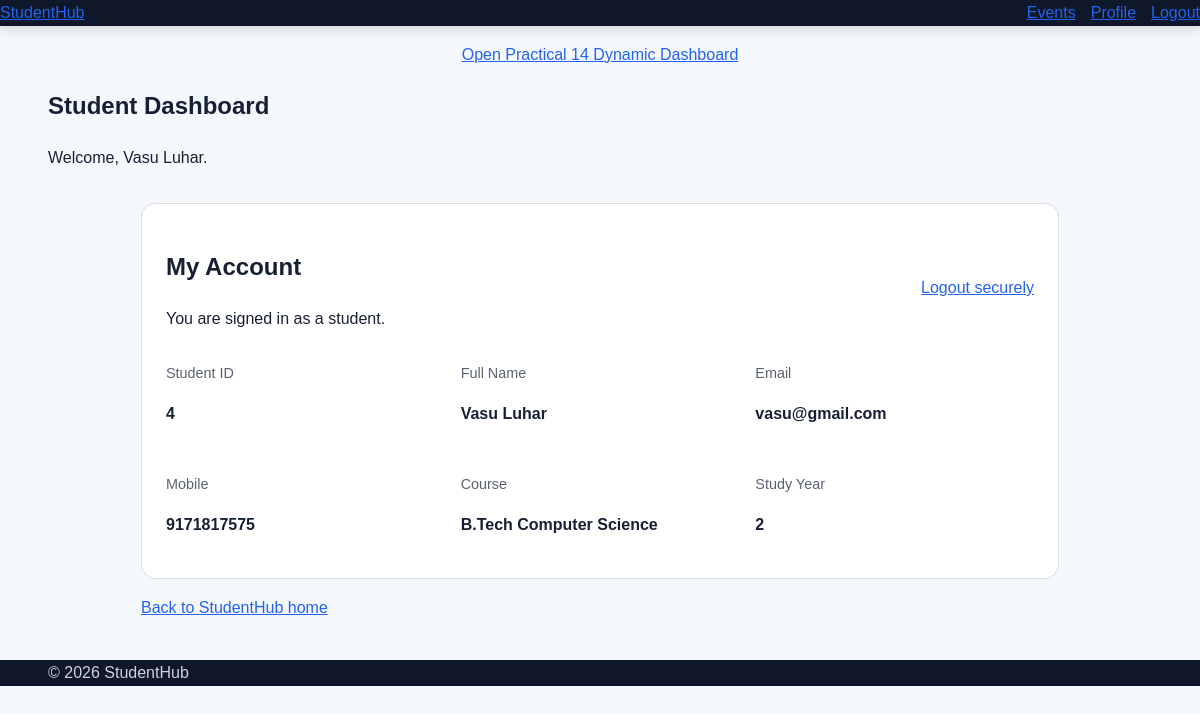
/StudentHub-14/student-dashboard.php (signed in), run on the app's committed database.
### tables this page shows
CREATE TABLE `students` (
  `student_id` int(10) UNSIGNED NOT NULL,
  `full_name` varchar(100) NOT NULL,
  `email` varchar(150) NOT NULL,
  `mobile` varchar(15) DEFAULT NULL,
  `course` varchar(100) DEFAULT NULL,
  `study_year` tinyint(3) UNSIGNED DEFAULT NULL,
  `password_hash` varchar(255) DEFAULT NULL,
  `role` enum('admin','student') NOT NULL DEFAULT 'student',
  `created_at` timestamp NOT NULL DEFAULT current_timestamp()
);

### StudentHub-14/student-dashboard.php (the view, shortened to what this page needs)
<?php
require_once __DIR__ . '/config/auth.php';
$stmt = $pdo->prepare('SELECT student_id, full_name, email, mobile, course, study_year, created_at FROM students WHERE student_id = :id LIMIT 1');
$stmt->execute(['id' => (int)$_SESSION['student_id']]);
$student = $stmt->fetch();
function e_student(string $value): string { return htmlspecialchars($value, ENT_QUOTES, 'UTF-8'); }
?>
<!DOCTYPE html><html lang="en"><head><meta charset="UTF-8"><meta name="viewport" content="width=device-width, initial-scale=1.0">
<title>Student Dashboard - StudentHub</title><link rel="stylesheet" href="css/style.css">
</head><body>
<header class="site-header"><div class="container nav-container"><a href="index.html" class="logo">Student<span>Hub</span></a><nav class="main-nav"><a href="events.html">Events</a><a href="profile.html">Profile</a><a href="logout.php">Logout</a></nav></div></header>
<main><p style="text-align:center"><a href="dashboard.php">Open Practical 14 Dynamic Dashboard</a></p><section class="page-header"><div class="container"><h1>Student Dashboard</h1><p>Welcome, <?= e_student((string)$student['full_name']) ?>.</p></div></section>
<div class="dash-wrap"><div class="dash-card"><div class="top-actions"><div><h2>My Account</h2><p>You are signed in as a student.</p></div><a class="btn btn-primary" href="logout.php">Logout securely</a></div>
<div class="dash-grid">
<div><p class="dash-label">Student ID</p><p class="dash-value"><?= (int)$student['student_id'] ?></p></div>
<div><p class="dash-label">Full Name</p><p class="dash-value"><?= e_student((string)$student['full_name']) ?></p></div>
<div><p class="dash-label">Email</p><p class="dash-value"><?= e_student((string)$student['email']) ?></p></div>
<div><p class="dash-label">Mobile</p><p class="dash-value"><?= e_student((string)($student['mobile'] ?? 'Not provided')) ?></p></div>
<div><p class="dash-label">Course</p><p class="dash-value"><?= e_student((string)$student['course']) ?></p></div>
<div><p class="dash-label">Study Year</p><p class="dash-value"><?= (int)$student['study_year'] ?></p></div>
</div></div>
<p><a href="index.html">Back to StudentHub home</a></p></div></main>
<footer class="site-footer"><div class="container"><p>&copy; <?= date('Y') ?> StudentHub</p></div></footer><script src="js/script.js"></script></body></html>

### StudentHub-14/css/style.css (style rules this page uses)
:root { --bg: #f4f7fb; --surface: #ffffff; --surface-light: #eef3f9; --text: #172033; --muted: #5d687a; --primary: #2563eb; --primary-hover: #1d4ed8; --border: #d9e1ec; --header: #0f172a; --header-text: #ffffff; --shadow: 0 8px 24px rgba(15, 23, 42, 0.08); }
* { box-sizing: border-box; }
html { scroll-behavior: smooth; }
body { margin: 0; font-family: Arial, Helvetica, sans-serif; background: var(--bg); color: var(--text); line-height: 1.6; transition: background-color 0.25s ease, color 0.25s ease; }
a { color: var(--primary); }
.site-header { background: var(--header); color: var(--header-text); position: sticky; top: 0; z-index: 1000; box-shadow: 0 3px 12px rgba(0, 0, 0, 0.15); }
.container { width: min(92%, 1200px); margin-inline: auto; }
main { min-height: 70vh; }
.site-footer { background: var(--header); color: #cbd5e1; margin-top: 40px; }
.site-header .nav-container { display: flex !important; align-items: center !important; justify-content: space-between !important; flex-wrap: nowrap !important; width: 100%; }
.site-header .main-nav { display: flex !important; align-items: center !important; justify-content: flex-end !important; flex-wrap: nowrap !important; gap: 15px; }
.site-header .main-nav a { white-space: nowrap; }

### StudentHub-14/student-dashboard.php (style rules this page uses)
.dash-wrap { max-width:950px;margin:2rem auto;padding:0 1rem }
.dash-card { border:1px solid #ddd;border-radius:14px;padding:1.5rem;margin:1rem 0;background:var(--card-bg,#fff) }
.dash-grid { display:grid;grid-template-columns:repeat(auto-fit,minmax(220px,1fr));gap:1rem }
.dash-label { opacity:.7;font-size:.9rem }
.dash-value { font-weight:600;overflow-wrap:anywhere }
.top-actions { display:flex;gap:1rem;flex-wrap:wrap;align-items:center;justify-content:space-between }

### data on the page
students: full_name "Vasu Luhar", student_id "4", email "vasu@gmail.com", mobile "9171817575", course "B.Tech Computer Science", study_year "2"
